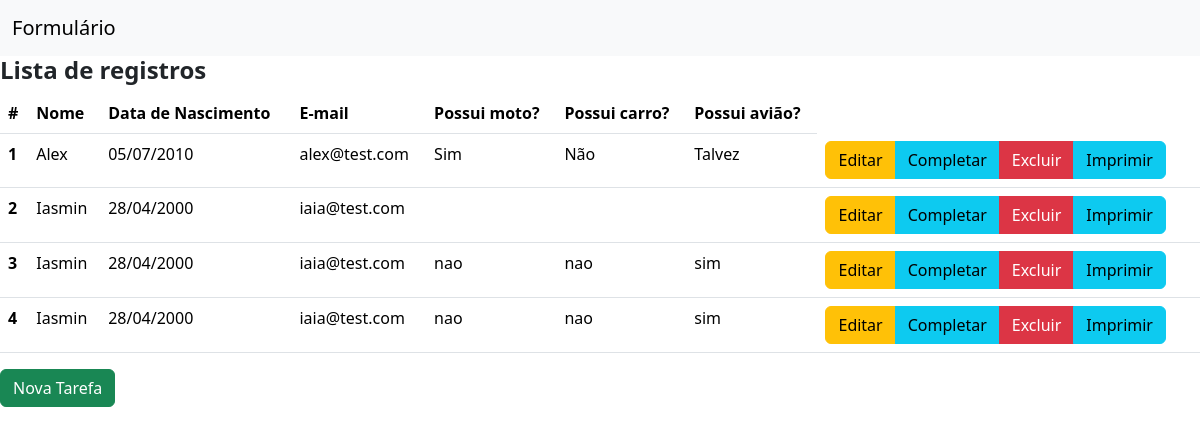
The app's page /, older data.
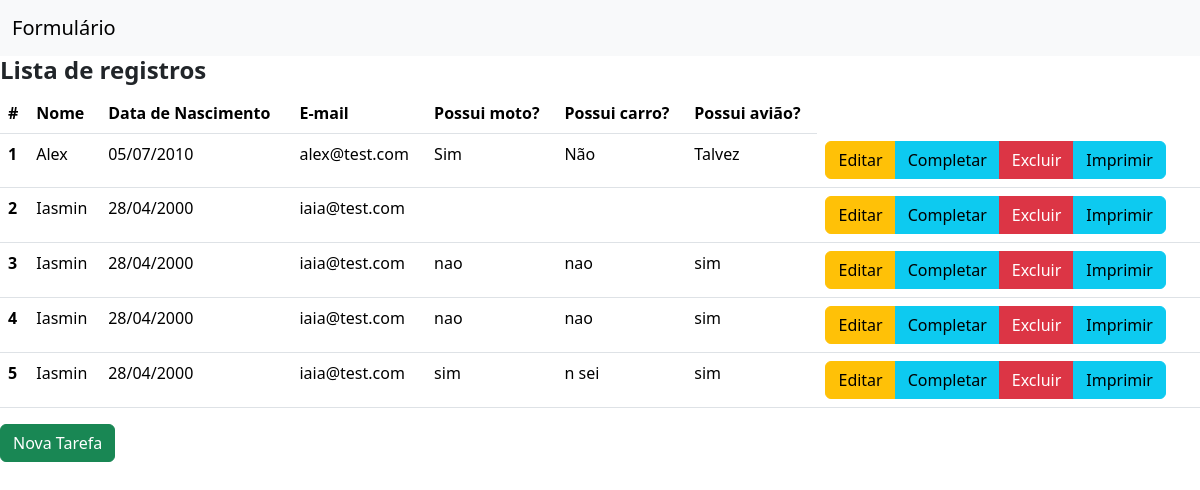
The same page, newer data.
### formulario/models.py (models this page shows)
class Formulario(models.Model):
    nome = models.CharField(verbose_name="Nome", max_length=150, null=False, blank=False)
    email = models.EmailField(verbose_name="E-mail", max_length=150, null=False, blank=False)
    dtNasc = models.DateTimeField(verbose_name="Data de Nascimento", null=False, blank=False)
    resp01 = models.CharField(verbose_name="Possui moto?", max_length=150, null=False, blank=False)
    resp02 = models.CharField(verbose_name="Possui carro?", max_length=150, null=False, blank=False)
    resp03 = models.CharField(verbose_name="Possui avião?", max_length=150, null=False, blank=False)

### formulario/views.py (the view)
# urls.py: path("", ListarView.as_view(template_name="formulario/lista.html"), name='listar'),
class ListarView(ListView):
    model = Formulario

### formulario/templates/formulario/lista.html (shortened to what this page needs)
<!DOCTYPE html>
<html>
<head>
    <link href="https://cdn.jsdelivr.net/npm/bootstrap@5.3.3/dist/css/bootstrap.min.css" rel="stylesheet" />
</head>
<body>
  <nav class="navbar navbar-expand-lg bg-body-tertiary">
    <div class="container-fluid">
      <a class="navbar-brand" href="#">Formulário</a>
    </div>
  </nav>
  <h1 class="text-start fs-4 fw-bold">Lista de registros</h1>
<table class="table">
  <thead>
    <tr>
      <th scope="col">#</th>
      <th scope="col">Nome</th>
      <th scope="col">Data de Nascimento</th>
      <th scope="col">E-mail</th>
      <th scope="col">Possui moto?</th>
      <th scope="col">Possui carro?</th>
      <th scope="col">Possui avião?</th>
    </tr>
  </thead>
  <tbody>
    {% for registro in formulario_list %}
      <tr>
        <th scope="row">{{ registro.id }}</th>
        <td>{{ registro.nome }}</td>
        <td>{{ registro.dtNasc|date:'SHORT_DATE_FORMAT'}}</td>
        <td>{{ registro.email }}</td>
        <td>{{ registro.resp01 }}</td>
        <td>{{ registro.resp02 }}</td>
        <td>{{ registro.resp03 }}</td>
        <td>
          <div class="btn-group" role="group" aria-label="Basic mixed styles example">
            <button type="button" onclick="window.location.href='{% url 'atualizar' pk=registro.pk %}'"
            class="btn btn-warning">Editar</button>
            <button type="button" onclick="window.location.href='{% url 'completar' pk=registro.pk %}'" class="btn btn-info">Completar</button>
            <button type="button" onclick="window.location.href='{% url 'excluir' pk=registro.pk %}'"
            class="btn btn-danger" class="btn btn-danger">Excluir</button>
            <button type="button" onclick="window.location.href='{% url 'print' pk=registro.pk %}'"
            class="btn btn-info">Imprimir</button>
          </div>
        </td>
      </tr>
    {% endfor %}
  </tbody>
</table>
      <a href="{% url 'criar' %}"
         type="button" class="btn btn-success">Nova Tarefa</a>
</body>
</html>

Row changes from the older to the newer data that the page shows:
added Formulario: id "5", nome "Iasmin", dtNasc "28/04/2000", email "iaia@test.com", resp01 "sim", resp02 "n sei", resp03 "sim"
